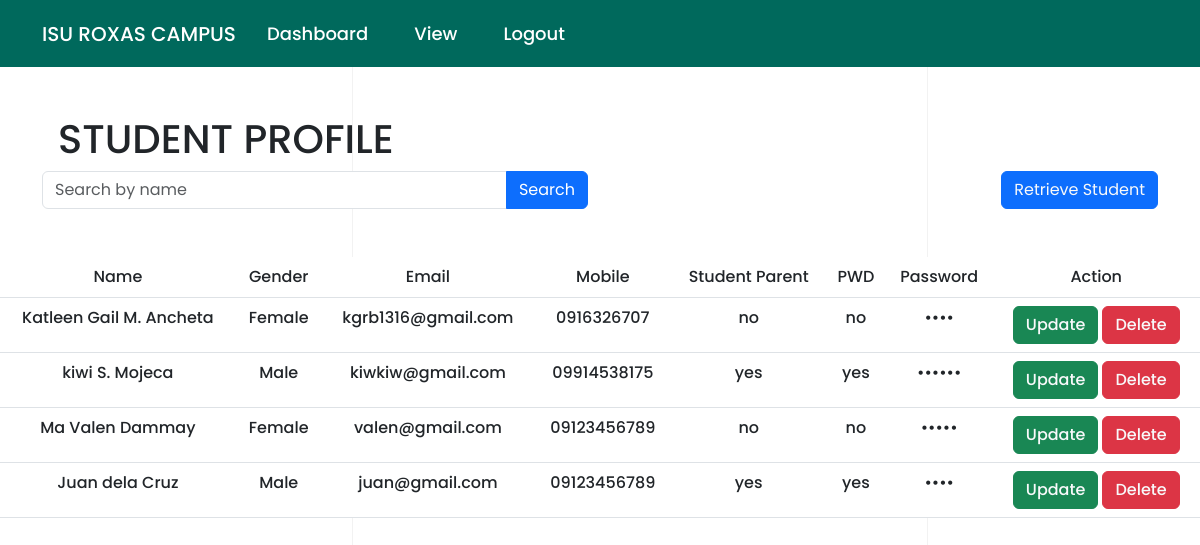
Screenshot of /display.php with the database file from the repository.
### tables this page shows
CREATE TABLE `student_account` (
  `idno` int(255) NOT NULL,
  `name` varchar(255) NOT NULL,
  `email` varchar(255) NOT NULL,
  `password` varchar(255) NOT NULL,
  `gender` varchar(255) NOT NULL,
  `mobile` varchar(255) NOT NULL,
  `pwd` varchar(255) NOT NULL,
  `stu_parent` varchar(255) NOT NULL,
  `deleted` varchar(255) NOT NULL
);

### display.php (the view, shortened to what this page needs)
<?php
include_once 'connect.php';
if (isset($_GET['search'])) {
    $search = $_GET['search'];
    $sql = "SELECT * FROM `student_account` WHERE `name` LIKE '%$search%'";
    $result = mysqli_query($con, $sql);
} else {
    $sql = "SELECT * FROM `student_account`";
    $result = mysqli_query($con, $sql);
}
?>
<!DOCTYPE html>
<html lang="en">
<head>
    <link href="https://cdn.jsdelivr.net/npm/bootstrap@5.3.0-alpha1/dist/css/bootstrap.min.css" rel="stylesheet">
    <link rel="stylesheet" href="css/bootstrap.css">
</head>
<body>
    <div class="nav" style="width:100%;">
        <?php include_once "navigation.php"; ?>
    </div>
    <div class="container my-5">
        <h1>STUDENT PROFILE</h1>
        <div class="row mb-3">
            <div class="col-md-6">
                <form action="" method="GET">
                    <div class="input-group">
                        <input type="text" name="search" class="form-control" placeholder="Search by name">
                        <button type="submit" class="btn btn-primary">Search</button>
                    </div>
                </form>
            </div>
            <div class="col-md-6 text-md-end">
                <a href="retrieve.php" class="btn btn-primary text-light">Retrieve Student</a>
            </div>
        </div>
    </div>
    <table class="table table-hover">
        <thead>
            <tr class="text-center">
                <th scope="col">Name</th>
                <th scope="col">Gender</th>
                <th scope="col">Email</th>
                <th scope="col">Mobile</th>
                <th scope="col">Student Parent</th>
                <th scope="col">PWD</th>
                <th scope="col">Password</th>
                <th scope="col">Action</th>
            </tr>
        </thead>
        <tbody>
            <?php
            if ($result) {
                while ($row = mysqli_fetch_assoc($result)) {
                    echo '
                        <tr class="text-center">
                            <td>' . $row['name'] . '</td>
                            <td>' . $row['gender'] . '</td>
                            <td>' . $row['email'] . '</td>
                            <td>' . $row['mobile'] . '</td>
                            <td>' . $row['stu_parent'] . '</td>
                            <td>' . $row['pwd'] . '</td>
                            <td>' . str_repeat('•', strlen($row['password'])) . '</td>
                            <td>
                                <button class="btn btn-success"><a href="update.php?updateid=' . $row['idno'] . '" class="text-decoration-none text-light">Update</a></button>
                                <button class="btn btn-danger"><a href="delete1.php?deleteid=' . $row['idno'] . '" class="text-decoration-none text-light">Delete</a></button>
                            </td>
                        </tr>
                    ';
                }
            } else {
                die(mysqli_error($con));
            }
            ?>
        </tbody>
    </table>
</body>
</html>

### navigation.php (shortened to what this page needs)
<!DOCTYPE html>
<html lang="en">
<head>
  <link href="https://cdn.jsdelivr.net/npm/bootstrap@5.3.0/dist/css/bootstrap.min.css" rel="stylesheet">
</head>
<body>
  <nav class="navbar navbar-expand-lg navbar-custom">
    <div class="container">
      <a class="navbar-brand" href="#">ISU ROXAS CAMPUS</a>
      <div class="collapse navbar-collapse" id="navbarNav">
        <ul class="navbar-nav ml-auto">
          <li class="nav-item">
            <a class="nav-link" href="dashboard.php">Dashboard</a>
          </li>
          <li class="nav-item">
            <a class="nav-link" href="display.php">View</a>
          </li>
          <li class="nav-item">
            <a class="nav-link" href="logout.php"><i class="fas fa-sign-out-alt"></i> Logout</a>
         </li>
        </ul>
      </div>
    </div>
  </nav>
</body>
</html>

### display.php (style rules this page uses)
* { margin: 0; padding: 0; box-sizing: border-box; font-family: 'Poppins', sans-serif; text-decoration: none; font-weight: 500; }
nav { position: relative; width: 100%; }
table { padding: 5em 5em; }
h1 { margin: 1rem; }

### navigation.php (style rules this page uses)
.navbar-custom { background-color: #00695C; padding: 10px 0; }
.navbar-custom .navbar-brand, .navbar-custom .nav-link { color: #FFFFFF; }
.nav-item { margin-right: 1em; }
.navbar-custom .navbar-nav .nav-link { padding: 10px 15px; font-size: 18px; }

### rows the page displays
student_account: name "Katleen Gail M. Ancheta", gender "Female", email "kgrb1316@gmail.com", mobile "0916326707", stu_parent "no", pwd "no", password "••••"
student_account: name "kiwi S. Mojeca", gender "Male", email "kiwkiw@gmail.com", mobile "09914538175", stu_parent "yes", pwd "yes", password "••••••"
student_account: name "Ma Valen Dammay", gender "Female", email "valen@gmail.com", mobile "09123456789", stu_parent "no", pwd "no", password "•••••"
student_account: name "Juan dela Cruz", gender "Male", email "juan@gmail.com", mobile "09123456789", stu_parent "yes", pwd "yes", password "••••"
